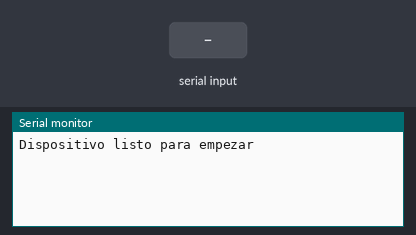
A sketch run on a simulated ESP32. Shown: the last lines printed to the serial monitor. The test bench sets the inputs (shaded band). Nothing arrives over Bluetooth unless stated.

Above: at 1.2 s.
1.3 s: "1" received over the second serial link
At 2.3 s:
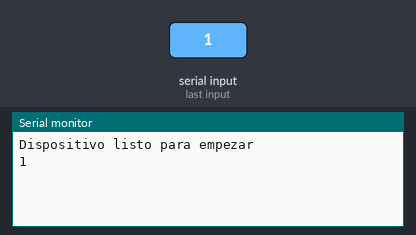
2.8 s: "0" received over the second serial link
At 3.5 s:
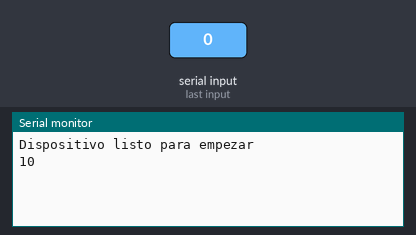

The sketch:

29_Bluetooth.ino
```cpp
//---------------------------------------------------
#include <BluetoothSerial.h>

BluetoothSerial serialBT;

//---------------------------------------------------
void setup() {
  Serial.begin(115200);
  serialBT.begin("BT_Jose_Antonio");
  Serial.println("Dispositivo listo para empezar");

}
//---------------------------------------------------
void loop() {
  if(Serial.available()){
    serialBT.write(Serial.read());
  }
  if(serialBT.available()){
    Serial.write(serialBT.read());
  }
 // delay(500);

}
//---------------------------------------------------
```

Measured:
- after the input at 1.3 s, the serial monitor: prints a new line at once (image 1)
- after the input at 2.8 s, the serial monitor: prints a new line at once (image 2)
